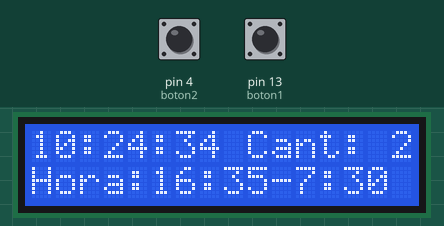
A sketch run on a simulated Arduino Uno, built with avr-gcc and run on an emulated ATmega328P. Parts: 16×2 character LCD. Inputs (shaded band) come from the test bench; at power-on: pin 13 (boton1) LOW, pin 4 (boton2) LOW. The local clock reads 2024-03-15 10:24:30 at power-on unless the sketch sets it.

Above: at 4.2 s.
4.3 s: pin 13 (boton1) pulled HIGH for 1.3 s
At 6.5 s:
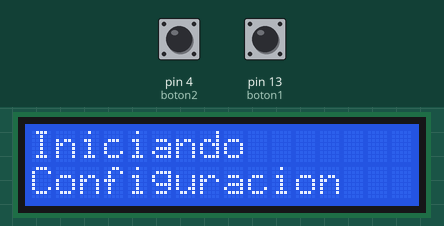
9.8 s: pin 13 (boton1) pulled HIGH for 1.3 s
At 10.4 s:
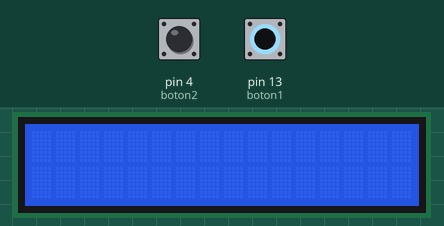
13.0 s: pin 13 (boton1) pulled HIGH for 3.2 s
At 20.3 s:
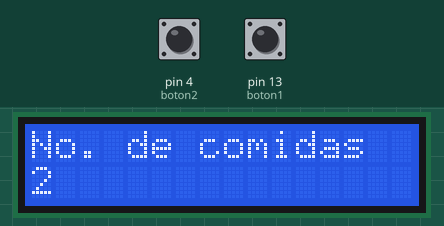
20.4 s: pin 4 (boton2) pulled HIGH for 1.3 s
At 20.77 s:
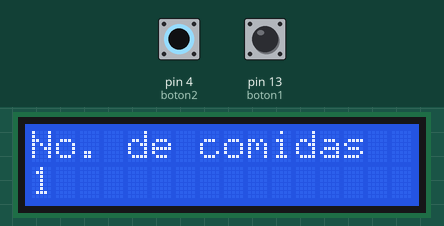
23.2 s: pin 13 (boton1) pulsed HIGH 5 times (0.12 s each, 0.3 s apart)
At 25.0 s:
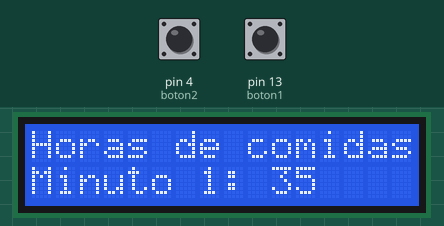
26.2 s: pin 4 (boton2) pulled HIGH for 1.3 s
At 27.9 s:
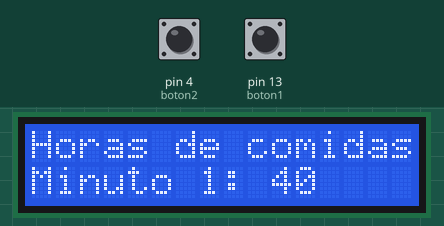
Timing chart, 0 to 29.4 s (numbered marks = the images above; inputs shaded):
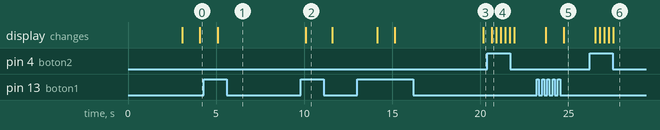

Measured:
- after the input at 4.3 s, the display: changes after 0.79 s (image 1)
- after the input at 9.8 s, the display: changes after 0.29 s (image 2)
- after the input at 13.0 s, the display: first changes after 1.1 s (image 3 shows a later state)
- after the input at 20.4 s, the display: changes after 0.25 s (image 4)
- after the input at 23.2 s, the display: first changes after 0.51 s (image 5 shows a later state)
- after the input at 26.2 s, the display: first changes after 0.32 s (image 6 shows a later state)

The sketch:

AutomaticFeeder.ino
```cpp
//Librerias necesarias
#include <LiquidCrystal.h>
#include <Servo.h>
#include <Wire.h>
#include <AccelStepper.h>
#include <RTClib.h>

#define dirPin 2
#define stepPin 3
#define motorInterfaceType 1

// RTC_DS1307 rtc;
RTC_DS3231 rtc;
//Pantalla LCD (configuracion de pines)
LiquidCrystal lcd(7, 8, 9, 10, 11, 12);
//Configurando PAP
AccelStepper stepper = AccelStepper(motorInterfaceType, stepPin, dirPin);

  // Valores por defecto de las variables
int numeroDeComidas = 2;  //Numero de veces que el sistema concede comida al animal
int cantidadDeComida = 5; //Vueltas del PAP, luego intentaré ver cuantos gramos da una vuelta
int horaComida1 = 16;
int minutoComida1 = 35;
int horaComida2 = 7;
int minutoComida2 = 30;
const int boton1 = 13;
const int boton2 = 4;


void setup() {


lcd.begin(16,2);
lcd.setCursor(17,0);
lcd.print("Iniciando...");
delay(2000);
pinMode(boton1, INPUT);
pinMode(boton2, INPUT);
stepper.setSpeed(60);
stepper.setAcceleration(30);
  //Verificamos que el sistema RTC está en buenas condiciones
   if (!rtc.begin()) {
      lcd.clear();
      lcd.print(("Error en el RTC"));
      while (1);
   }

delay(1000);
lcd.clear();

}

void printearDatos(DateTime date)
{
   lcd.clear();
   lcd.setCursor(0,0);
   lcd.print(date.hour(), DEC);
   lcd.print(':');
   lcd.print(date.minute(), DEC);
   lcd.print(':');
   lcd.print(date.second(), DEC);
   lcd.setCursor(9,0);
   lcd.print("Cant:");
   lcd.setCursor(15,0);
   lcd.print(numeroDeComidas);
   if(numeroDeComidas == 1){
    lcd.noAutoscroll();
    lcd.setCursor(0,1);
    lcd.print("Hora: ");
    lcd.print(horaComida1);
    lcd.print(":");
    lcd.print(minutoComida1);
   }else if(numeroDeComidas ==2){
    lcd.setCursor(0,1);
    lcd.print("Hora:");
    lcd.print(horaComida1);
    lcd.print(":");
    lcd.print(minutoComida1);
    lcd.print("-");
    lcd.print(horaComida2);
    lcd.print(":");
    lcd.print(minutoComida2);

   }
}

void loop() {
  // Bucle principal del programa
  DateTime fecha = rtc.now();
 printearDatos(fecha);
 delay(1000);

if(numeroDeComidas == 1){
  if(fecha.hour() == horaComida1 && fecha.minute() == minutoComida1){
    lcd.clear();
    lcd.setCursor(0,0);
    lcd.print("Dando de comer");
    stepper.moveTo(cantidadDeComida*200);
    stepper.runToPosition();
    delay(60000);
  }

}else if(numeroDeComidas == 2){
  if(fecha.hour() == horaComida1 && fecha.minute() == minutoComida1){
    lcd.clear();
    lcd.setCursor(0,0);
    lcd.print("Dando de comer");
    stepper.moveTo(cantidadDeComida*200);
    stepper.runToPosition();
    delay(60000);
  }
  if(fecha.hour() == horaComida2 && fecha.minute() == minutoComida2){
    lcd.clear();
    lcd.setCursor(0,0);
    lcd.print("Dando de comer");
    stepper.moveTo(cantidadDeComida*200);
    stepper.runToPosition();
    delay(60000);
  }
}


if(digitalRead(boton1) == HIGH){
    lcd.clear();
    lcd.setCursor(0,0);
    lcd.print("Iniciando");
    lcd.setCursor(0,1);
    lcd.print("Configuracion");
    delay(5000);

    //Configurar paso a paso las propiedades
    lcd.clear();

    while(digitalRead(boton1) != HIGH){
      lcd.setCursor(0,0);
      lcd.print("No. de comidas");
      lcd.setCursor(0,1);
      lcd.print(numeroDeComidas);
      if(digitalRead(boton2) == HIGH){
        if(numeroDeComidas == 2){
          numeroDeComidas = 1;
        } else{
          numeroDeComidas = 2;
        }
        delay(250);
      }
    }
    delay(500);
    lcd.clear();
    lcd.setCursor(0,0);
    if(numeroDeComidas == 2){


      while(digitalRead(boton1) != HIGH){
        lcd.clear();
         lcd.print("Horas de comidas");
      lcd.setCursor(0,1);
      lcd.print("Hora 1: ");

          lcd.print(horaComida1);

        if(digitalRead(boton2) == HIGH){
         if(horaComida1 < 23){
          horaComida1++;
         }else{
          horaComida1 = 00;
         }

        }
        delay(250);
      }
      delay(500);


      while(digitalRead(boton1) != HIGH){
        lcd.setCursor(0,1);
      lcd.clear();
         lcd.print("Horas de comidas");
      lcd.setCursor(0,1);
      lcd.print("Minuto 1: ");
         lcd.print(minutoComida1);
        if(digitalRead(boton2) == HIGH){
         if(minutoComida1 < 59){
          minutoComida1++;
         }else{
          minutoComida1 = 00;
         }
        }
        delay(250);
      }
      delay(500);
      while(digitalRead(boton1) != HIGH){
        lcd.clear();
         lcd.print("Horas de comidas");
      lcd.setCursor(0,1);
      lcd.print("Hora 2: ");

          lcd.print(horaComida2);

        if(digitalRead(boton2) == HIGH){
         if(horaComida2 < 23){
          horaComida2++;
         }else{
          horaComida2 = 00;
         }

        }
        delay(250);
      }
      delay(500);


      while(digitalRead(boton1) != HIGH){
        lcd.setCursor(0,1);
      lcd.clear();
         lcd.print("Horas de comidas");
      lcd.setCursor(0,1);
      lcd.print("Minuto 2: ");
         lcd.print(minutoComida2);
        if(digitalRead(boton2) == HIGH){
         if(minutoComida2 < 59){
          minutoComida2++;
         }else{
          minutoComida2 = 00;
         }
        }
        delay(250);
      }
      delay(500);
    }else {


      while(digitalRead(boton1) != HIGH){
        lcd.clear();
        lcd.print("Hora de comida");
      lcd.setCursor(0,1);
      lcd.print("Hora: ");
         lcd.print(horaComida1);
        if(digitalRead(boton2) == HIGH){
         if(horaComida1 < 23){
          horaComida1++;
         }else{
          horaComida1 = 00;
         }
        }
        delay(250);
      }
      delay(500);

      while(digitalRead(boton1) != HIGH){
        lcd.clear();
         lcd.print("Hora de comida");
      lcd.setCursor(0,1);
      lcd.print("Minuto : ");
         lcd.print(minutoComida1);
        if(digitalRead(boton2) == HIGH){
         if(minutoComida1 < 59){
          minutoComida1++;
         }else{
          minutoComida1 = 00;
         }

       }
       delay(250);
      }
      delay(500);

  }

 }


 }
```
